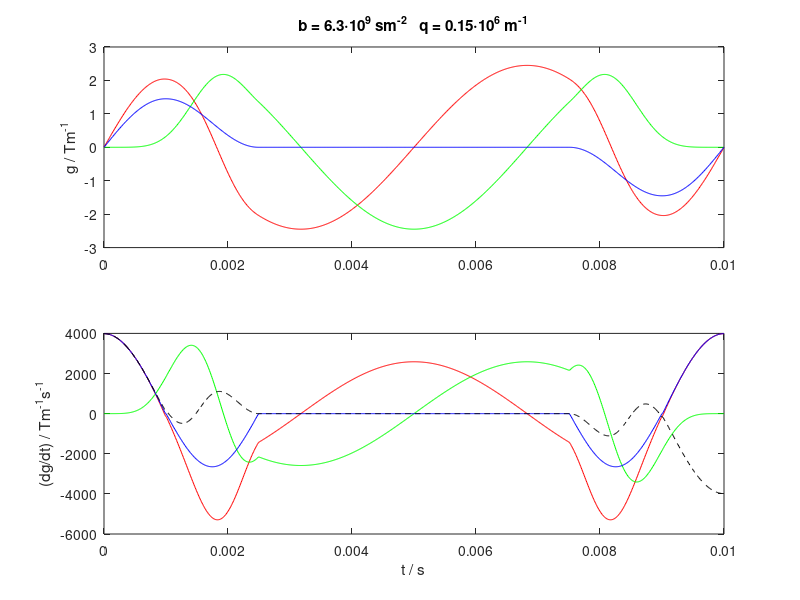

This chart was generated by the following MATLAB code:
% Gradient waveforms for axisymmetric b-tensors.
%
% Calculated according to the recipe in fig 1 of
% Topgaard, Phys. Chem. Chem. Phys. 18, 8545 (2016).
% http://dx.doi.org/10.1039/c5cp07251d
%
% Output in the format for Matthew Budde's code for Bruker pv6.0.1 

% Define path for output folders
%[run_path,run_name,run_ext] = fileparts(run_fn);
run_path = pwd;
out_path = fullfile(run_path,'waveforms');


% Parameters for calculating b-values
gmax = 100/100*3; % Max gradient [3 T/m]
tau = 10e-3; % Waveform duration [10 ms]

% Define timing parameters relative to a total echo time = 1
np = 1000; % Number of time intervals in waveform [1000]
epsilon_up = .1; % Quarter-sine ramp up [0.1]
plateau = 0; % Plateau [0]
epsilon_down = .15; % Half-sine ramp down [0.1]

% q-trajectory parameters
% zeta: half aperture of q cone, see Topgaard. Microporous Mesoporous Mater. 178, 60 (2013).
% http://dx.doi.org/10.1016/j.micromeso.2013.03.009
zeta = acos(1/sqrt(3)); out_fn = fullfile(out_path,'axde_sphere'); %sphere
%zeta = pi/2; out_fn = fullfile(out_path,'axde_plane'); %plane
%zeta = 0; out_fn = fullfile(out_path,'axde_stick'); %stick
%zeta = acos(sqrt(2/3)); out_fn = fullfile(out_path,'axde_cigar'); %cigar

% (theta,phi): Orientation of cone axis in lab frame
theta = 0; phi = 0;

%------------------------

taured = 1;
dt = taured/np;
t = taured*linspace(0,1,np);

% Quarter-sine ramp up
np_epsilon_up = round(epsilon_up/dt);
t_epsilon_up = pi/2*linspace(0,1,np_epsilon_up)';
g_up = sin(t_epsilon_up);
%figure(1), clf, plot(t_epsilon_up,g_up,'-'), return

% Half-sine ramp down
np_epsilon_down = round(epsilon_down/dt);
t_epsilon_down = pi/2*linspace(-1,1,np_epsilon_down)';
g_down = 1 - .5*(1+sin(t_epsilon_down));
%figure(1), clf, plot(t_epsilon_down,g_down,'-'), return

% Plateau
np_plateau = round(plateau/dt);
np_inter = round(taured/dt)-2*(np_epsilon_up+np_plateau+np_epsilon_down);

ga = [g_up; ones(np_plateau,1); g_down; zeros(np_inter,1); g_down-1; -1*ones(np_plateau,1); -flipud(g_up)];
%figure(1), clf, plot(t,ga,'-'), return

deltapsi = 2*pi;
psi0 = 0;
b_delta = (3*cos(zeta).^2-1)/2; % normalized anisotropy of the b tensor

q = cumsum(ga); % Topgaard Eq 35 (Note: all dt cancel and can be omitted.)
q = mean([q flipud(q)],2); % Removes asymmetry introduced by cumsum
b = sum(q.^2); % Topgaard Eq 32
psi = psi0 + deltapsi/b*cumsum(q.^2); % Topgaard Eq 31
psi = mean([psi deltapsi-flipud(psi)],2); % Removes asymmetry introduced by cumsum
gr = (ga + 1i*deltapsi/b*q.^3).*exp(1i.*psi); % Topgaard Eq 37

% Assure that first and last values equal zero
ga([1 end]) = 0;
gr([1 end]) = 0;

re_gr = real(gr);
im_gr = imag(gr);

% Assure refocusing on each channel
ga(2:(end-1)) = ga(2:(end-1)) - sum(ga)/(np-2);
re_gr(2:(end-1)) = re_gr(2:(end-1)) - sum(re_gr)/(np-2);
im_gr(2:(end-1)) = im_gr(2:(end-1)) - sum(im_gr)/(np-2);

% Normalize waveform to the range -1 to +1
gnorm = max(abs([ga(:); re_gr(:)+1i*im_gr(:)]));
ga = ga/gnorm;
re_gr = re_gr/gnorm;
im_gr = im_gr/gnorm;
gr = re_gr+1i*im_gr;

gx = re_gr*sin(zeta); % Topgaard Eq 37
gy = im_gr*sin(zeta);
gz = ga*cos(zeta);

gx_old = gx;
gz_old = gz;
gx = gx_old*cos(theta) + gz_old*sin(theta);
gz = gz_old*cos(theta) - gx_old*sin(theta);
gx_old = gx;
gy_old = gy;
gx = gx_old*cos(phi) - gy_old*sin(phi);
gy = gy_old*cos(phi) + gx_old*sin(phi);

qx = cumsum(gx);
qy = cumsum(gy);
qz = cumsum(gz);
bxx = sum(qx.^2);
byy = sum(qy.^2);
bzz = sum(qz.^2);
bxy = sum(qx.*qy);
bxz = sum(qx.*qz);
byz = sum(qy.*qz);

b_tensor_norm = [[bxx bxy bxz]; [bxy byy byz]; [bxz byz bzz]]/(bxx+byy+bzz)
% If isotropic, normalized b tensor is diagonal with all eigenvalues 1/3

gamma = 26.75e7;
dt = tau/np;
t = tau*linspace(0,1,np)';
q = gamma*gmax*cumsum(ga*dt);
b = sum(q.^2*dt);
qmax = max(q);
td = b/qmax^2;
bfactor = b/gmax.^2;

dgadt = gradient(gmax*ga/dt);
dgrdt = gradient(gmax*abs(gr)/dt);
dre_grdt = gradient(gmax*re_gr/dt);
dim_grdt = gradient(gmax*im_gr/dt);

figure(1), clf
subplot(2,1,1)
%plot(t,gmax*re_gr,'r-',t,gmax*im_gr,'g-',t,gmax*ga,'b-',t,gmax*abs(gr),'k--')
plot(t,gmax*gx,'r-',t,gmax*gy,'g-',t,gmax*gz,'b-')
ylabel('g / Tm^-^1')
title(['b = ' num2str(b/1e9,2) '\cdot10^9 sm^-^2   q = ' num2str(qmax/2/pi/1e6,2) '\cdot10^6 m^-^1'])

subplot(2,1,2)
plot(t,dre_grdt,'r-',t,dim_grdt,'g-',t,dgadt,'b-',t,dgrdt,'k--')
xlabel('t / s'), ylabel('(dg/dt) / Tm^-^1s^-^1')

% Save waveforms in Bruker format
[out_path,out_name,out_ext] = fileparts(out_fn);
if ~isdir(out_path)
    mkdir(out_path)
end

title_str = ['Waveform for axisymmetric diffusion encoding. b_delta = ' num2str(b_delta,3)];

fid = fopen(out_fn,'w');

text.header = {
{['##TITLE= ' title_str]};
{'##JCAMP-DX= 5.00 Bruker JCAMP library'}
{'##DATA TYPE= Shape Data'}
{'##ORIGIN= Bruker Analytik GmbH'}
{'##OWNER= <nmrsu>'}
{['##DATE= ' datestr(now,'yyyy-mm-dd')]}
{['##TIME= ' datestr(now,'HH:MM:SS')]}
{'##MINX= 0'}
{'##MAXX= 1'}
{'##MINY= 0'}
{'##MAXY= 1'}
{'##$SHAPE_EXMODE= Gradient'}
{'##$SHAPE_TOTROT= 0'}
{'##$SHAPE_BWFAC= 0'}
{'##$SHAPE_INTEGFAC= 0'}
{'##$SHAPE_MODE= 0'}};

[nlines, ~] = size(text.header);

for nline = 1:nlines
    fprintf(fid,'%s\n',text.header{nline}{1});
end

fprintf(fid,'%s\n',['##BFACTOR=' num2str(bfactor)]);
fprintf(fid,'%s\n',['##DURATION=' num2str(tau)]);
fprintf(fid,'%s\n',['##DIRECTIONVEC= 0 0 1']);
fprintf(fid,'%s\n',['##NPOINTS=' num2str(numel(gx))]);
fprintf(fid,'%s\n',['##XYDATA= (T X Y Z)']);

formatspec = '%8.6f %8.6f %8.6f\r\n';

out_mat = [gx gy gz];
fprintf(fid, formatspec, out_mat');

fprintf(fid,'%s\n',['##END']);
fclose(fid);
